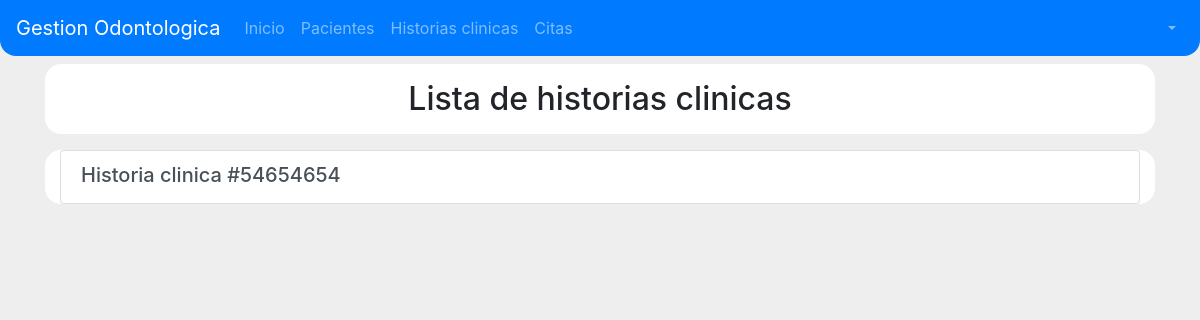
The page /historia-clinica on the database as committed earlier.
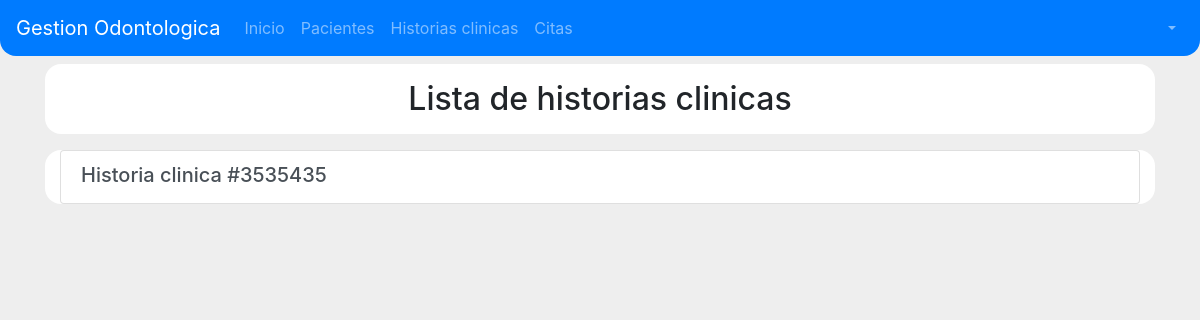
The same page on the database as committed later.
### historiasClinicas/models.py (models this page shows, shortened)
class Cabecera(models.Model):
    numero_historia = models.CharField(primary_key=True, max_length=15)
    paciente = models.OneToOneField(Paciente)

### historiasClinicas/views.py (the view)
# urls.py: url(r'^historia-clinica$', HistoriaClinicaListView.as_view(), name='listar_historias'),
class HistoriaClinicaListView(ListView):
    model = Cabecera

### templates/historiasClinicas/cabecera_list.html
{% extends 'base.html' %}
{% load staticfiles %}
{% block style_content %}
    <link rel="stylesheet" href="{% static 'css/PacientesLista.css' %}">
    <link rel="stylesheet" href="{% static 'css/PacienteRegistro.css' %}">
{% endblock style_content %}
{% block content %}
<section id="section-container">
    <div class="container">
        <div class="row fila">
            <div class="col-12 text-center pt-3 pb-2">
                <h2>Lista de historias clinicas</h2>
            </div>
        </div>
        <div class="row fila">
            <div class="col-12">
                <div class="list-group">
                    {% for cabecera in object_list%}
                    <a href="{% url 'historias_clinicas:historia_paciente' pk=cabecera.numero_historia %}" class="list-group-item list-group-item-action flex-column">
                        <div class="d-flex w-100 text-center">
                            <h5 class="mb-1">Historia clinica #{{ cabecera.numero_historia }}</h5>
                        </div>
                    </a>
                    {% endfor %}
                </div>
            </div>
        </div>
    </div>
</section>
{% endblock content %}

### templates/base.html (shortened to what this page needs)
<!DOCTYPE html>
<html lang="en">
	<head>
		{% load staticfiles %}
		<link rel="stylesheet" href="{% static 'css/bootstrap.min.css' %}">
		<link rel="stylesheet" href="{% static 'css/base.css' %}">
		{% block style_content %}
		{% endblock style_content %}
	</head>
	<body>
		<header id="header-container">
			<div class="container-fluid">
				<nav class="navbar navbar-expand-lg navbar-dark bg-primary fixed-top">
					<a class="navbar-brand" href="/inicio">Gestion Odontologica</a>
					<div class="collapse navbar-collapse justify-content-between" id="navbarNavDropdown">
						<ul class="navbar-nav">
							<li class="nav-item {{active_inicio}}">
								<a class="nav-link" href="/inicio">Inicio <span class="sr-only">(current)</span></a>
							</li>
							<li class="nav-item {{active_pacientes}}">
								<a class="nav-link" href="{% url 'pacientes:listar_pacientes' %}">Pacientes</a>
							</li>
							<li class="nav-item {{active_historias}}">
								<a class="nav-link" href="{% url 'historias_clinicas:listar_historias' %}">Historias clinicas</a>
							</li>
							<li class="nav-item {{active_citas}}">
								<a class="nav-link" href="#" data-toggle="modal" data-target="#exampleModal"> Citas </a>
							</li>
						</ul>
						<ul class="navbar-nav">
							<li class="nav-item dropdown">
								<a class="nav-link dropdown-toggle" data-toggle="dropdown" href="#" role="button" aria-haspopup="true" aria-expanded="false">{{user.first_name}} {{user.last_name}}</a>
							</li>
						</ul>
					</div>
				</nav>
			</div>
		</header>
		{% block content %}
		{% endblock content %}
	</body>
</html>

### static/css/base.css (style rules this page uses)
* { font-size: 16px; }
body { background-color: #eee; }
nav { border-radius: 0 0 1em 1em; }
#header-container { margin-bottom: 4em; }

### pacientes/static/css/PacientesLista.css (style rules this page uses)
.fila { background-color: white; border-radius: 1em; margin :1em 0; }

### pacientes/static/css/PacienteRegistro.css (style rules this page uses)
#section-container { margin: 1em 0; }

Rows that differ between the two databases and show on the page:
removed Cabecera: numero_historia "54654654"
added Cabecera: numero_historia "3535435"
